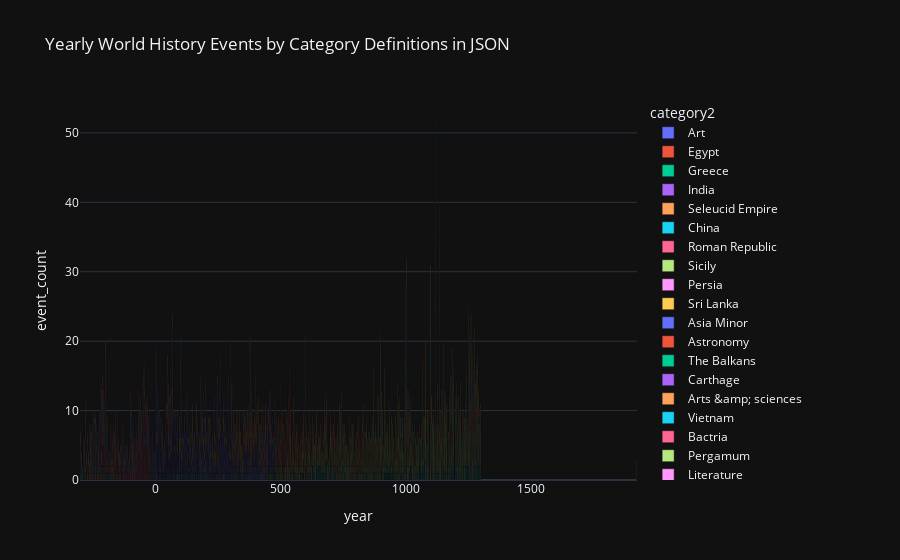

Notebook code for this chart:
### Code cell
import plotly.express as px
import re

# Define a custom function to extract and convert years
def extract_and_convert_year(date):
    try:
        year = int(date)
        return year
    except ValueError:
        match = re.search(r'(-?\d+)', str(date))
        if match:
            year = int(match.group(0))
            return year
        return None

# Apply the custom function to the 'date' column
history['year'] = history['date'].apply(extract_and_convert_year)

history = history.dropna()

grouped = history.groupby(by=["year","category2"]).count()
grouped.reset_index(inplace=True)
grouped['event_count'] = grouped['description']

fig = px.bar(grouped,
             x="year",y="event_count",color="category2", 
             title="Yearly World History Events by Category Definitions in JSON",
             template="plotly_dark")
fig.show()
